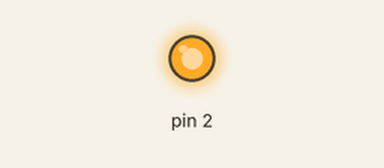
Simulated run of this sketch. Board: Arduino Mega 2560, built with avr-gcc and run on an emulated ATmega2560. Parts: output pins drawn as LEDs (lit = HIGH). What the sketch prints to the serial monitor is not drawn.

Above: at 0.05 s.
Timing chart, 0 to 10.6 s (numbered marks = the images above):
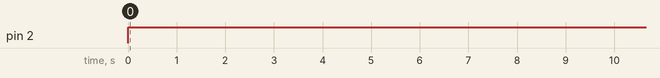

Measured:
- by itself, pin 2: repeats every 8.2 s: LOW 2.6 s, HIGH 5.6 s

The sketch:

05_ESy_Demo.ino
```cpp
// up-down counter (phase-and-frequency correct mode):  0 bis 64000, dann runter
// toggle interne LED an OC3B (an bei Überschreiten, aus bei Unterschreiten)
// Schaltung bauen
//volatile
//int ICR3B = 0;

void setup() {
  // LED at OC3B
  DDRE |= (1 << DDE4);

  Serial.begin(9600);
  TCNT3 = 0x00;

  // vorsichtshalber mit 0 initialisieren
  TCCR3A = 0x00;
  TCCR3B = 0x00;

  // Mode 8: up-down counter or "Phase and Frequency Correct Mode", p145, p151
  TCCR3B |= (1 << WGM33);

  // select prescaler, start timer, p157
  TCCR3B |= (1 << CS30) | (1 << CS32);

  // Output Compare, set to 1 when upcounting, set to 0 when downcounting p155
  TCCR3A |= (1 << COM3B0) | (1 << COM3B1);

  // definiere "Umkehrwert"
 ICR3 = 64000;

  // define Output Compare / CMP, point where action at PWM output is triggered
  OCR3B = 32000;


}

void loop() {
  unsigned int timer = TCNT3;
  Serial.println(timer);
  delay(500);

  OCR3B = 20000;
}
```
